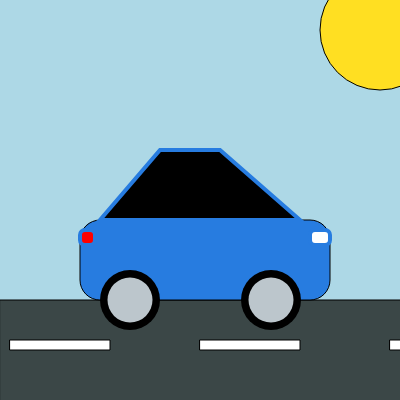
Frame 1 (no input)
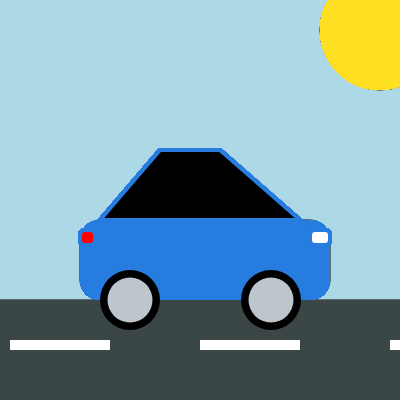
Frame 60 (no input)
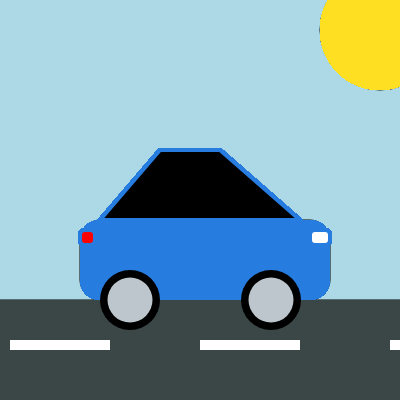
Frame 120 (the mouse pressed at the canvas centre since frame 60)

The p5.js sketch that drew these frames (run headless with seeded random() and noise() and a simulated clock; from frame 60 on, the mouse is pressed at the canvas centre):

// p5.js sketch
// ── sketch.js

//Sets the canvas to 400, 400 and the background to white
function setup() {
  createCanvas(400, 400);
  background(173, 216, 230);

}

//This function draws all the shapes to draw the car
function draw() {
  
  
  //Road
  fill(59, 71, 71);
  rect(0, 300, 1000, 320);
  fill(255);
  rect(10, 340, 100, 10);
  rect(200, 340, 100, 10);
  rect(390, 340, 100, 10);
  
  //Sun
  fill(255, 223, 34);
  circle(380, 30, 120);
  
  //CAR BODY
  fill(39, 124, 224); //Sets fill to blue
  rect(80, 220, 250, 80, 20);
  
  //CAR WINDOW AND ROOF
  fill(0); //Sets fill to black
  stroke(39, 124, 224); //Sets stroke to blue
  strokeWeight(4)
  quad(160, 150, 220, 150, 300, 220, 100, 220); 
  
  //CAR HEADLIGHTS
  
  fill(255); //Sets fill to white
  rect(310, 230, 20, 15, 5);
  
  //CAR TAIL LIGHTS
  fill(255, 0, 0); //Sets fill to white
  rect(80, 230, 15, 15, 5);
  
  //CAR WHEELS AND RIM
  noStroke(); 
  fill(0);  //Sets fill to black
  circle(130, 300, 60)
  circle(271, 300, 60)
  fill(188, 198, 204); //Sets fill to light grey
  circle(130, 300, 45)
  circle(271, 300, 45)

}
